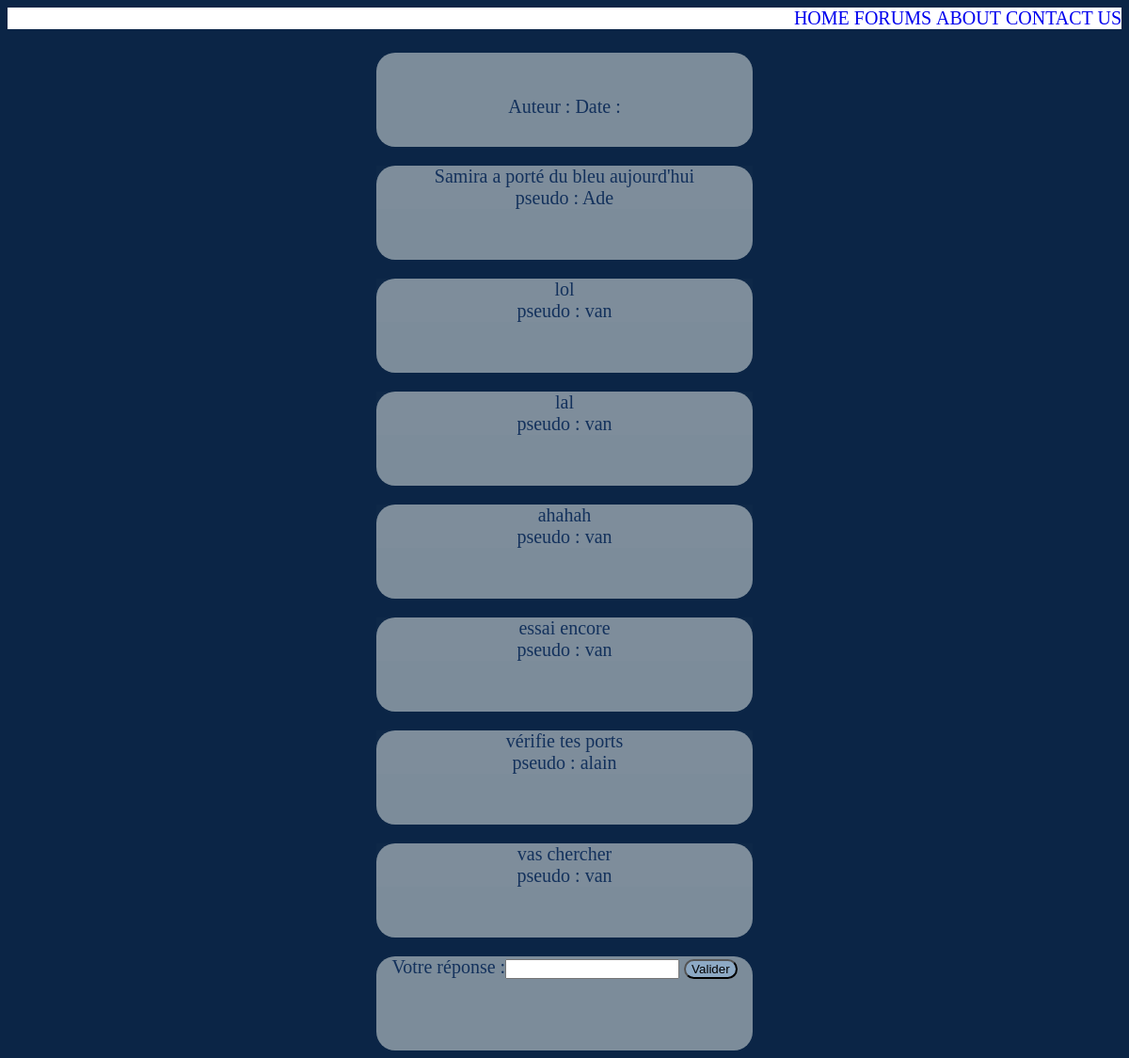
The app's page /sujet.php?idsujet=1 with its own data.
### tables this page shows
CREATE TABLE `reponse` (
  `id_reponse` int(11) NOT NULL,
  `id_sujet` int(11) NOT NULL,
  `id_user` int(11) NOT NULL,
  `date_depot` datetime NOT NULL DEFAULT current_timestamp(),
  `reponse` varchar(128) NOT NULL
);

CREATE TABLE `user` (
  `id_user` int(11) NOT NULL,
  `nom` varchar(24) NOT NULL,
  `email` varchar(24) NOT NULL,
  `password` varchar(24) NOT NULL,
  `pseudo` varchar(24) NOT NULL,
  `date_insc` datetime NOT NULL DEFAULT current_timestamp()
);

### sujet.php (the view, shortened to what this page needs)
<html>
    <head>
        <link rel = stylesheet href = "style.css">
    </head>
    <body>
      <?php session_start();
      $idsujet = $_GET['idsujet']; ?>
        <?php $connexion = mysqli_connect('localhost','root','');
        mysqli_query($connexion,'USE gamora;') or exit(mysqli_error($connexion));?>
        <ul id="navigation">
            <li><a href="home.php">HOME</a></li>
            <li><a href="forum.php">FORUMS</a></li>
            <li><a href="about.html">ABOUT</a></li>
            <li><a href="contact.html">CONTACT US </a></li>
        </ul>
        <div class="">
          <p>
            <h3><?php echo $_GET['lib'];?></h3><br>
            <?php echo $_GET['description'];?><br>
            Auteur : <?php echo $_GET['pseudo'] ;?> Date : <?php echo $_GET['datecrea']; ?><br>
          </p>
        </div>
          <?php
          $req2 = mysqli_query($connexion,"SELECT pseudo, reponse, id_sujet  FROM reponse,  user WHERE reponse.id_sujet = '$idsujet' AND reponse.id_user = user.id_user");?>
          <?php while ($line = mysqli_fetch_assoc($req2)) { ?>
            <div class="">
              <?php if($ligne['id_sujet']=$idsujet) { ?>
                <p><?php echo $line['reponse']; ?><br>
                pseudo : <?php echo $line['pseudo'];?></p>
            <?php }
              else {
                break;
              }?>
            </div>
          <?php }?>
        <form  action = "reponse.php" method="get">
            <label for="reponse">Votre réponse :</label><input type="text" name="reponse" value="">
            <input class="bleu" type="submit" name="valider" value="Valider">
        </form>
    </body>
</html>

### style.css (style rules this page uses)
body { background-color: #0B2546; font-family: serif; color : #13315C; font-size: 20px; }
p { font-size: 20px; color : #13315C; background: rgba(238,244,237,0.01); }
form, div { background-color: #EEF4ED; width: 400px; min-height: 100px; text-align: center; background: rgba(238,244,237,0.5); margin: auto; border-radius: 20px; }
.bleu { background-color: #8DA9C4; border-radius: 30px ; }
#navigation { background-color: white; list-style: none; text-align: right; }
#navigation li { display: inline; color: #EEF4ED; }
a { text-decoration: none; }

### records on screen
reponse: reponse "Samira a porté du bleu aujourd'hui", id_user.pseudo "Ade"
reponse: reponse "lol", id_user.pseudo "van"
reponse: reponse "lal", id_user.pseudo "van"
reponse: reponse "ahahah", id_user.pseudo "van"
reponse: reponse "essai encore", id_user.pseudo "van"
reponse: reponse "vérifie tes ports", id_user.pseudo "alain"
reponse: reponse "vas chercher", id_user.pseudo "van"
